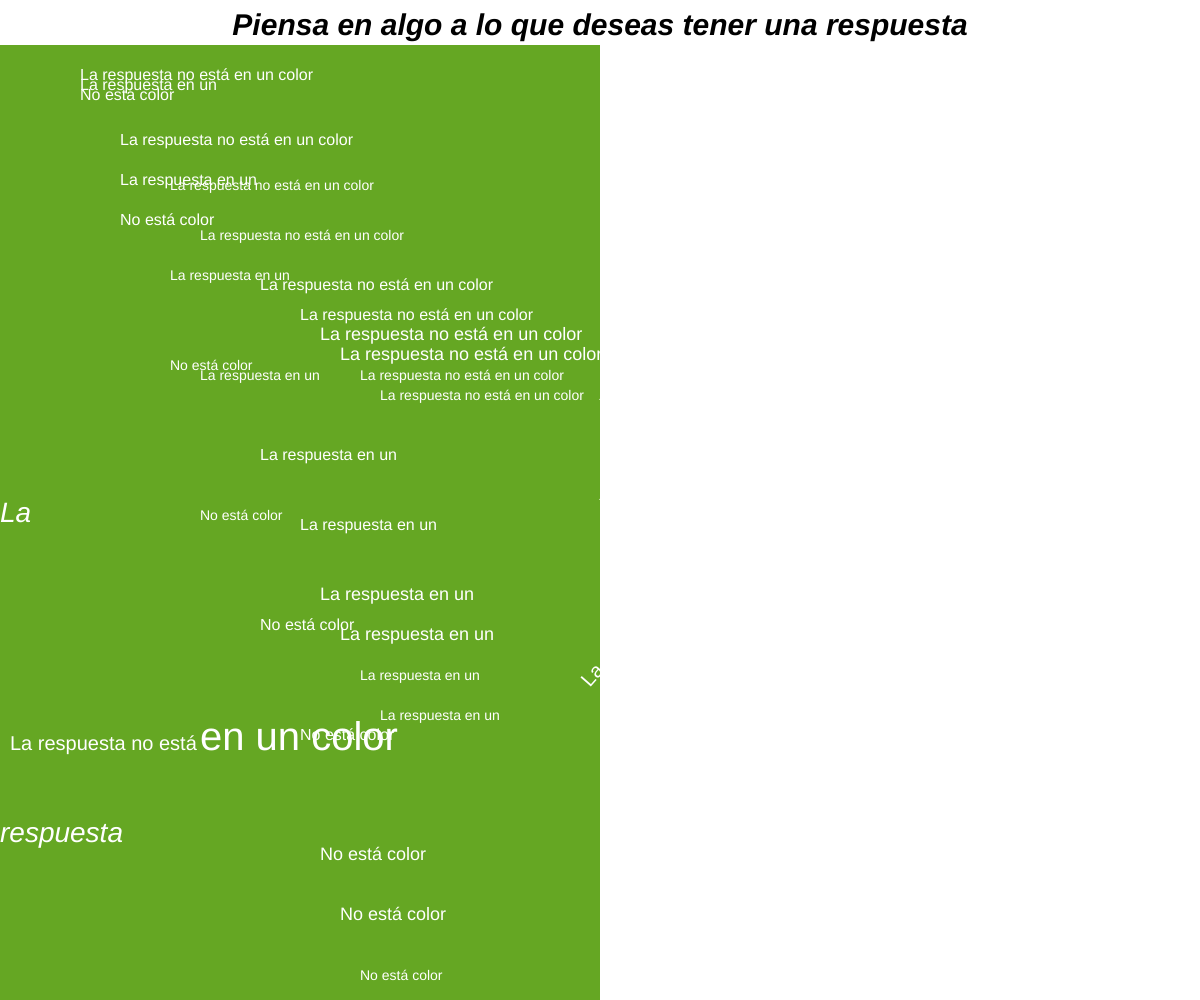
Frame 1 (no input)
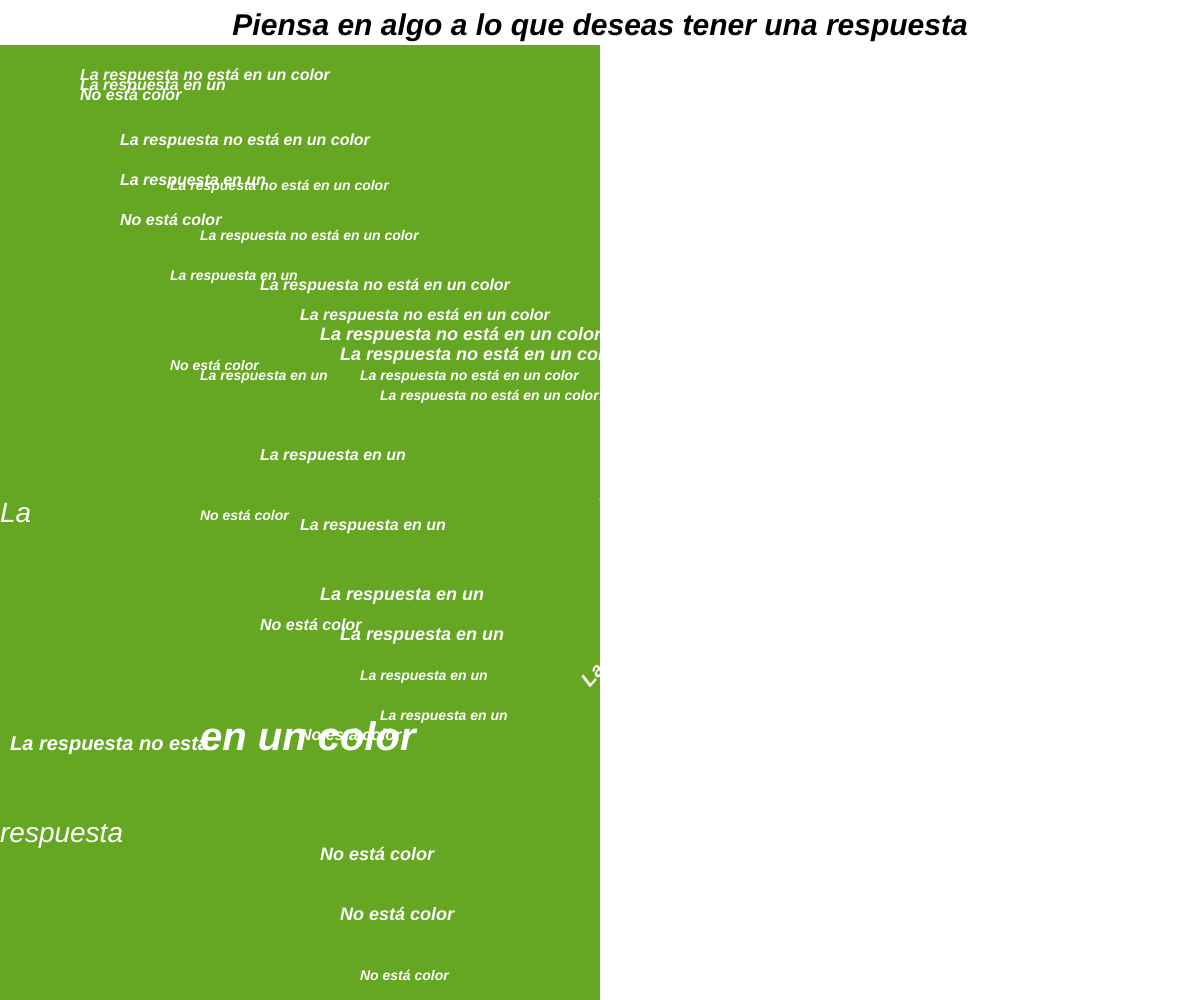
Frame 60 (no input)
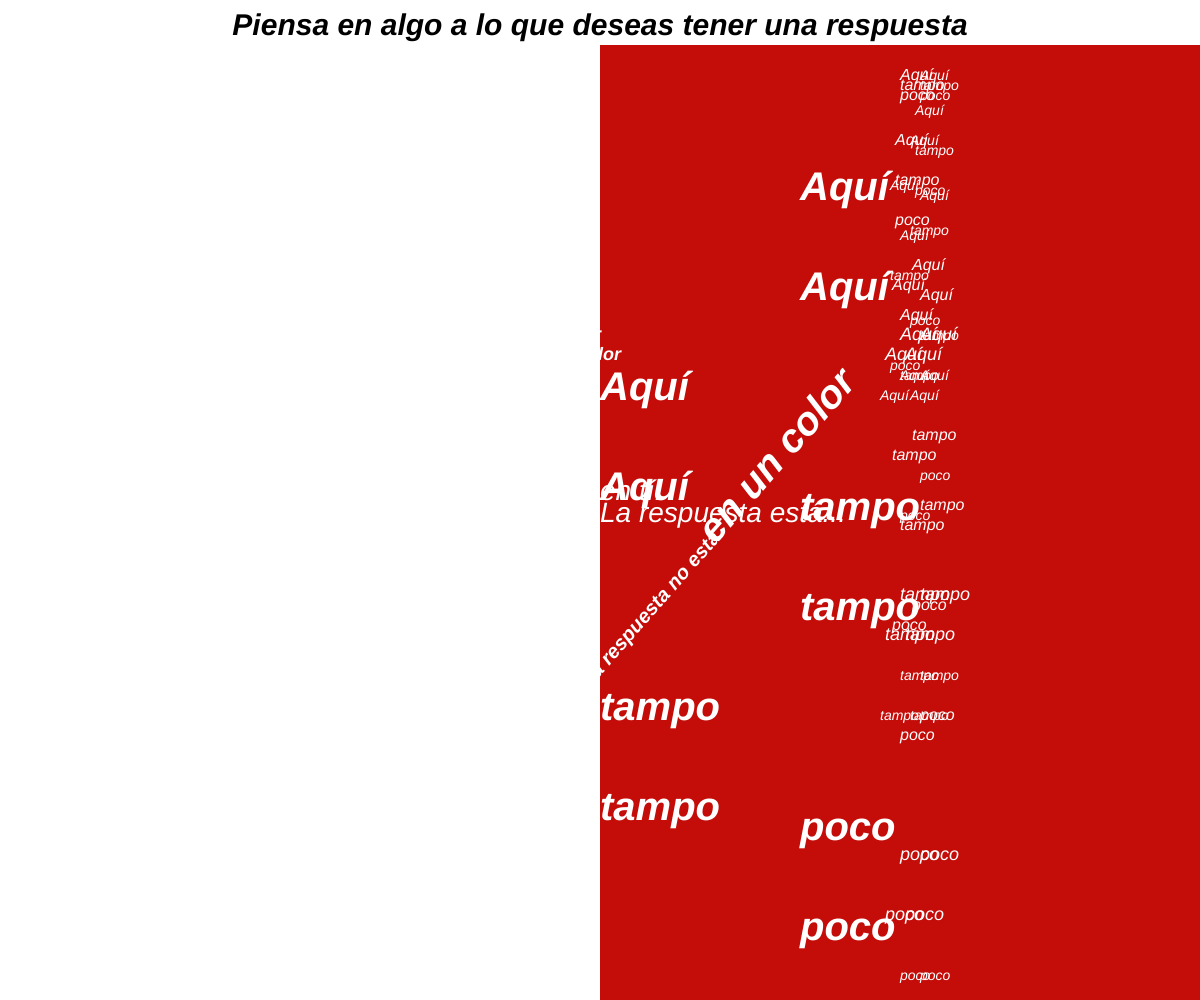
Frame 120 (the mouse pressed at the canvas centre since frame 60)

The p5.js sketch that drew these frames (run headless with seeded random() and noise() and a simulated clock; from frame 60 on, the mouse is pressed at the canvas centre):

// p5.js sketch
// ── sketch.js
/*
Propuesta: Este poema busca entender que no siempre podemos obtener la respuesta de un sí o un no. 
A veces las personas creen que las respuestas se encuentran en lo otro, en lo ajeno. Para el poema
utilicé de referencia la poesia concreta y como se juega con el texto  y cómo asi se puede encontrar
una respuesta a aquello que buscamos. 
*/

// variables


// Esto no lo hemos visto, pero puedes encapsular líneas o secciones de código en funciones personalizadas. Voy a hacer un ejemplo con la sección de "texto recuadro verde"

let textoInicial = 'Piensa en algo a lo que deseas tener una respuesta';
let textoVerde = 'La respuesta no está en un color\nLa respuesta en un\nNo está color';
let textoVerde1 = 'La\nrespu\nestaNo\nenun\ncolor';
let textoRojo = 'Aquí\ntampo\npoco';

function setup() {
  createCanvas(windowWidth, windowHeight);
  noStroke();
  fill(0);
}

function draw() {
  background(255);

  // rectangulos 

  if (mouseX < width / 2) { // rectangulo verde
    fill(101, 167, 35);
    rect(0, 45, width / 2, height);
  }
  else { //rectangulo rojo
    fill(196, 12, 9);
    rect(width / 2, 45, width / 2 + width, height);
  }

  // texto principal

  push();
  fill(0);
  textSize(30);
  strokeWeight(1);
  textStyle(BOLDITALIC);
  textAlign(CENTER, TOP);
  text(textoInicial, 0, 12, width);
  pop();

  // texto recuadro verde

  textoRecuadroVerde();

  // texto con incremento de tamaño

  let base = height * 0.75;
  let scalar = 0.8;

  textSize(20);
  let asc = textAscent() * scalar;
  line(10, base - asc, width, base - asc);
  text('La respuesta no está', 10, base);

  textSize(40);
  asc = textAscent() * scalar;
  line(50, base - asc, width, base - asc);
  text('en un color', 200, base);

  // rotacion texto incremento

  push();
  translate(20, 200);
  rotate(18);
  textSize(20);
  line(10, base - asc, width, base - asc);
  text('La respuesta no está', 10, base);

  textSize(40);
  line(50, base - asc, width, base - asc);
  text('en un color', 200, base);
  pop();

  // texto con la respuesta

  let x = mouseX;
  let y = mouseY;
  let ix = width - mouseX;  // se invierte X
  let iy = height - mouseY; // se invierte Y
  textSize(28);
  textStyle(ITALIC);
  fill(255);
  text('La respuesta está...', x, height / 2, y);
  fill(255);
  text('en tí.', ix, height / 2);

  // texto recuadro rojo

  textSize(16);
  fill(255);
  strokeWeight(1.5);

  textLeading(10);
  text(textoRojo, (windowWidth - 300), 80);
  textLeading(40);
  text(textoRojo, (windowWidth - 305), 145);
  textSize(14);
  textLeading(90);
  text(textoRojo, (windowWidth - 310), 190);
  textLeading(140);
  text(textoRojo, (windowWidth - 300), 240);
  textSize(16);
  textLeading(170);
  text(textoRojo, (windowWidth - 308), 290);
  textLeading(210);
  text(textoRojo, (windowWidth - 300), 320);
  textLeading(260);
  textSize(18);
  text(textoRojo, (windowWidth - 300), 340);
  textLeading(280);
  text(textoRojo, (windowWidth - 315), 360);
  textLeading(300);
  textSize(14);
  text(textoRojo, (windowWidth - 300), 380);
  textLeading(320);
  text(textoRojo, (windowWidth - 320), 400);
  textLeading(10);
  text(textoRojo, (windowWidth - 280), 80);
  textLeading(40);
  text(textoRojo, (windowWidth - 285), 115);
  textSize(14);
  textLeading(90);
  text(textoRojo, (windowWidth - 290), 145);
  textLeading(140);
  text(textoRojo, (windowWidth - 280), 200);
  textSize(16);
  textLeading(170);
  text(textoRojo, (windowWidth - 288), 270);
  textLeading(210);
  text(textoRojo, (windowWidth - 280), 300);
  textLeading(260);
  textSize(18);
  text(textoRojo, (windowWidth - 280), 340);
  textLeading(280);
  text(textoRojo, (windowWidth - 295), 360);
  textLeading(300);
  textSize(14);
  text(textoRojo, (windowWidth - 280), 380);
  textLeading(320);
  text(textoRojo, (windowWidth - 290), 400);

  // texto rojo centrado

  fill(255);
  strokeWeight(1.5);
  textSize(40);
  textStyle(BOLDITALIC);
  text(textoRojo, windowWidth / 2, 400);
  text(textoRojo, windowWidth / 2, 500);
  text(textoRojo, windowWidth / 1.5, 200);
  text(textoRojo, windowWidth / 1.5, 300);
}


function textoRecuadroVerde(){
  textSize(16);
  fill(255);
  strokeWeight(1.5);

  textLeading(10);
  text(textoVerde, 80, 80);
  textLeading(40);
  text(textoVerde, 120, 145);
  textSize(14);
  textLeading(90);
  text(textoVerde, 170, 190);
  textLeading(140);
  text(textoVerde, 200, 240);
  textSize(16);
  textLeading(170);
  text(textoVerde, 260, 290);
  textLeading(210);
  text(textoVerde, 300, 320);
  textLeading(260);
  textSize(18);
  text(textoVerde, 320, 340);
  textLeading(280);
  text(textoVerde, 340, 360);
  textLeading(300);
  textSize(14);
  text(textoVerde, 360, 380);
  textLeading(320);
  text(textoVerde, 380, 400);
}
